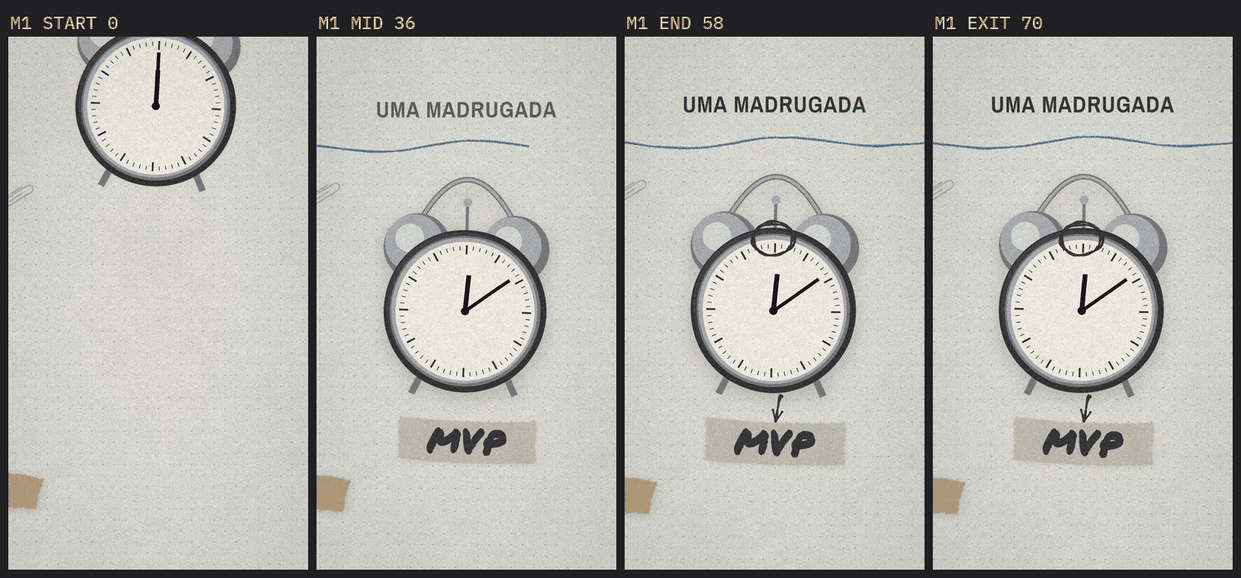
#> input picture .claude/skills/topclip-motion/exemplo/receitas/M1_mesa-de-pesquisa.png, 1241 x 578 px; its folder holds only this picture in this run
$ python -i motor.py   (imports and definitions only)
#> lines starting #> are read from the running program, lines starting #| are printed output that depends on the picture
#!/usr/bin/env python3
"""
motor — motor de composicao da identidade TOPCLIP PAPEL para motion sobre footage.

Principio: tudo que precisa ser ANIMADO e procedural e aceita `progress` (0..1).
Assim o estado MID de uma cena e renderizavel sem regerar imagem.

Camadas de um frame, de baixo para cima:
    BG_PAPER -> CTX_PAPERS -> HERO -> LABEL -> ANNOTATION -> PROP_FOREGROUND -> FINISH
"""
import math
import sys
from contextlib import contextmanager
from pathlib import Path
import numpy as np
import cv2
from PIL import Image, ImageDraw, ImageFont, ImageFilter, ImageChops, ImageEnhance

W, H = 1080, 1920

# ---------------------------------------------------------------- paleta
PAPER      = (217, 216, 209)
PAPER_LIGHT= (244, 240, 232)
INK        = ( 55,  54,  57)
CHARCOAL   = ( 41,  41,  43)
YELLOW     = (219, 214,  83)
BLUE       = ( 46, 130, 247)
RED        = (201,  72,  80)
TAPE       = (191, 187, 174)

# ---------------------------------------------------------------- fontes
# ---------------------------------------------------------------- fontes
# A identidade TOPCLIP PAPEL viaja com as fontes. As do macOS (DIN Condensed, Bradley Hand,
# Helvetica Neue) NAO podem ser redistribuidas, entao a identidade estaria presa a uma
# maquina. Estas cinco sao de licenca livre e cobrem as cinco funcoes tipograficas
# da identidade. Ficam em `fontes/`, ao lado da lib.
def _fontes_dir():
    here = Path(__file__).resolve().parent
    for c in (here / "fontes", here.parent / "fontes", here.parent / "lib" / "fontes"):
        if c.is_dir():
            return c
#> further down, picture is the input picture: PIL image 1241x578 P; mean R, G, B 183, 182.6, 176.8
    raise FileNotFoundError(
        "Pasta `fontes/` nao encontrada. Copie-a da skill para junto de motor.py — "
        "a identidade TOPCLIP PAPEL depende dela.")


# [1 line that did not run here, left out]
# [1 line that did not run here, left out]
# [1 line that did not run here, left out]
# [1 line that did not run here, left out]
# [1 line that did not run here, left out]
# [1 line that did not run here, left out]
# [1 line that did not run here, left out]
# Tipografia da frase de impacto, tirada das referencias: um grotesco BLACK carrega a
# palavra-chave (mais encorpado que Inter 700) e uma serifa italica de alto contraste
# faz o contraponto. Inter fica para a linha de apoio.
# [1 line that did not run here, left out]
# [1 line that did not run here, left out]

# Fontes variaveis precisam do eixo travado, senao o PIL usa a instancia padrao —
# Archivo Narrow abriria em Regular onde a identidade pede peso 700.
# [2 lines that did not run here, left out]


_font_cache = {}


# [284 lines left out: functions font, _walk, rotate_anchor, smooth_path, jitter, stroke and 6 more, not called in this run]


# ---------------------------------------------------------------- glifos
# Glifos que a fonte TEM mas desenha errado — o FreeType nao acusa nada, o texto sai e
# so o olho pega. Medido no Permanent Marker (fonte toda em caixa-alta): "1ª" sai como
# "1A" e o "≈" aponta para o desenho de um "i", um traco vertical. Na run do clip-010
# os rotulos "1ª..4ª" foram ao laudo como "1A..4A".
# [7 lines that did not run here, left out]
# O que o motor sabe DESENHAR quando a fonte nao tem: o texto continua uma string so,
# e o caractere sai como traco de caneta no lugar dele (ver hand_approx).
_DESENHA = {"≈"}

_glifo_cache = {}
_avisados = set()
# Os workers do render paralelo ligam isto: o aviso ja apareceu nos estados (compose.py)
# e repetido por processo vira ruido.
SILENCIO = False


# [56 lines left out: functions _mascara, glifo, glifos_problema, _avisa_glifos, not called in this run]


def _desenhado(fontpath, ch):
    return ch in _DESENHA and glifo(fontpath, ch) != "ok"


# [221 lines left out: functions _avanco, _approx_paths, _draw_approx, hand_approx, hand_stroke, _bloco and 5 more, not called in this run]


_ink_cache = {}


# [49 lines left out: functions ink_bbox, ink_span, not called in this run]


# ---------------------------------------------------------------- objetos
# ---------------------------------------------------------------- boil
_noise = {}


# [59 lines left out: functions _field, boil, boil_full, not called in this run]


# Quanto cada classe aguenta, medido: acima disso o objeto DERRETE, que o guia de
# estilo proibe. Tinta desenhada aguenta o dobro do que um objeto fotografado.
# Multiplicador global. Calibrar o boil inteiro mexendo num numero so.
BOIL_SCALE = 1.0

BOIL_PRESETS = {
    "obj":    dict(amount=3.0, size=110, complexity=1),   # objeto fotografado
    "paper":  dict(amount=4.0, size=95,  complexity=1),   # papel, cartao, fita
    "type":   dict(amount=2.0, size=130, complexity=1),   # tipografia editorial
    "ink":    dict(amount=6.0, size=75,  complexity=2),   # marcador e anotacao
    # Tipografia de impacto: ruido FINO. O preset "ink" tem ruido grosso e deforma a
    # FORMA da letra; aqui a ideia e erodir a BORDA, como tinta em papel aspero — e o
    # que da o aspecto impresso do "DOCUMENTARIES" da referencia.
    "print":  dict(amount=3.0, size=22,  complexity=2),
}

# O frame corrente. E estado implicito de proposito: sem ele, cada uma das ~50 chamadas
# de desenho precisaria carregar o frame, e uma cena nova nasceria sem boil por
# esquecimento. `boil_ctx(frame)` no topo de cada build_M# liga tudo.
_BOIL = {"frame": None}


def boil_ctx(frame):
    _BOIL["frame"] = frame


# [97 lines left out: functions _auto_boil, load_cutout, rough_edge, contact_shadow, place, ink_center, not called in this run]


def centered(layer, cx, cy):
    return (int(cx - layer.width / 2), int(cy - layer.height / 2))


# ---------------------------------------------------------------- relogio
# [14 lines left out: function clock_hands, not called in this run]


# ---------------------------------------------------------------- acabamento
def finish(img, grain=0.055, vignette=0.05, chroma=1.0, sat=0.92, seed=11):
    """Grao + vinheta + aberracao cromatica. Aplicado ao CONJUNTO, nunca por objeto."""
#> called with grain = 0.055, vignette = 0.05, chroma = 1, sat = 0.92, seed = 11
    im = img.convert("RGB")
    if sat != 1.0:
        im = ImageEnhance.Color(im).enhance(sat)
    if chroma > 0:
        # Deslocamento RADIAL, nulo no centro e maximo nas bordas — e assim que lente
        # real se comporta. O deslocamento horizontal uniform franjava TODA letra de
        # vermelho e ciano, inclusive a manchete: lia como erro de render.
        arr = np.asarray(im, dtype=np.float32)
        h, w = arr.shape[:2]
#> h = 578; w = 1241
        yy, xx = np.mgrid[0:h, 0:w].astype(np.float32)
        cx, cy = w / 2.0, h / 2.0
#> cx = 620.5; cy = 289
        nx, ny = (xx - cx) / cx, (yy - cy) / cy
        rad = np.sqrt(nx * nx + ny * ny)
        k = chroma * np.clip((rad - 0.35) / 0.85, 0, 1) ** 2
        out = arr.copy()
        for ch, sgn in ((0, 1.0), (2, -1.0)):
            sx = np.clip(xx + sgn * k * nx * 2.0, 0, w - 1)
            sy = np.clip(yy + sgn * k * ny * 2.0, 0, h - 1)
            out[..., ch] = cv2.remap(arr[..., ch], sx, sy,
                                     cv2.INTER_LINEAR, borderMode=cv2.BORDER_REPLICATE)
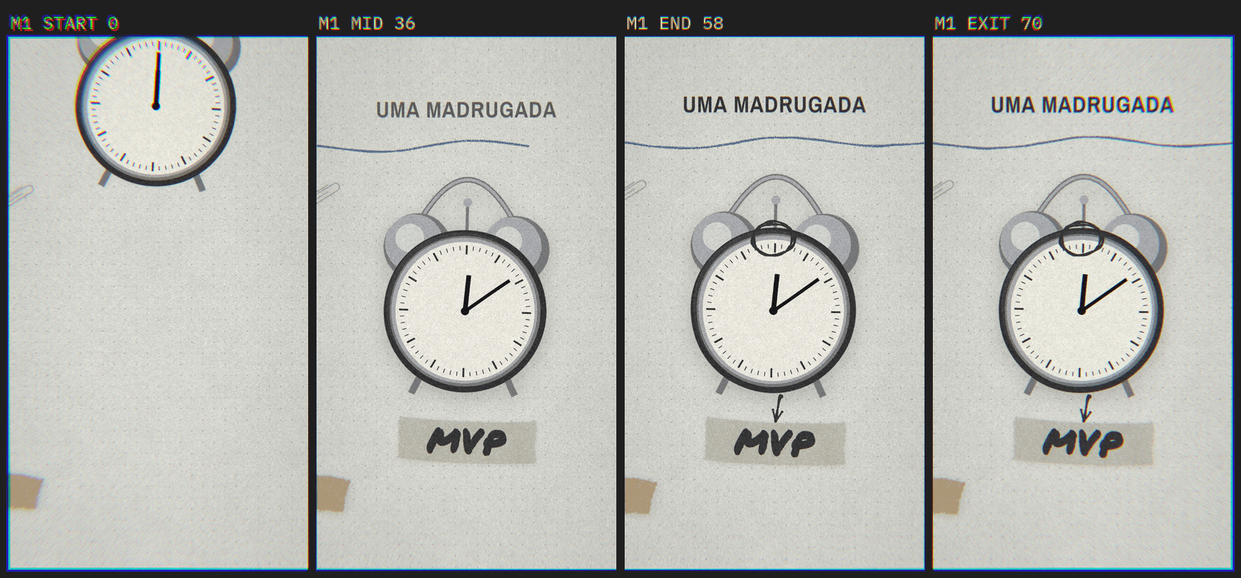
#> out: shape (578, 1241, 3) float32; mean R, G, B 181.2, 182, 177.7
        im = Image.fromarray(np.clip(out, 0, 255).astype(np.uint8))
    if grain > 0:
        # Semente POR FRAME: grao identico em todos os frames le como sujeira de lente
        # colada na tela. Grao de filme cintila.
        #
        # MAS ruido branco por pixel e INCOMPRESSIVEL: sem correlacao entre frames o
        # x264 nao consegue prever nada e os planos de motion foram para 120 Mbps,
        # contra 4 Mbps do resto do clipe. Grao real tem TAMANHO — borrar o campo de
        # ruido devolve a compressibilidade e ainda fica mais parecido com filme.
        rng = np.random.default_rng(int(seed))
        n = rng.normal(0, 255 * grain * 1.7, (im.height, im.width)).astype(np.float32)
        n = cv2.GaussianBlur(n, (0, 0), 0.9)
        arr = np.clip(np.asarray(im, dtype=np.float32) + n[..., None], 0, 255)
        im = Image.fromarray(arr.astype(np.uint8))
    if vignette > 0:
        yy, xx = np.mgrid[0:im.height, 0:im.width]
        cx, cy = im.width / 2, im.height / 2
        dist = np.sqrt(((xx - cx) / cx) ** 2 + ((yy - cy) / cy) ** 2)
        v = np.clip(1 - vignette * np.clip(dist - 0.55, 0, None) / 0.75, 0, 1)[..., None]
        im = Image.fromarray((np.asarray(im, dtype=float) * v).astype(np.uint8))
    return im.convert("RGBA")


def canvas(size=(W, H), color=PAPER):
    return Image.new("RGBA", size, color + (255,))


# [20 lines left out: functions ease, ease_in, ease_draw, not called in this run]

>>> from PIL import Image
>>> picture = Image.open('../exemplo/receitas/M1_mesa-de-pesquisa.png')
>>> result = finish(picture)

$ run again, on .claude/skills/topclip-motion/exemplo/receitas/R1_barras-em-hachura.png
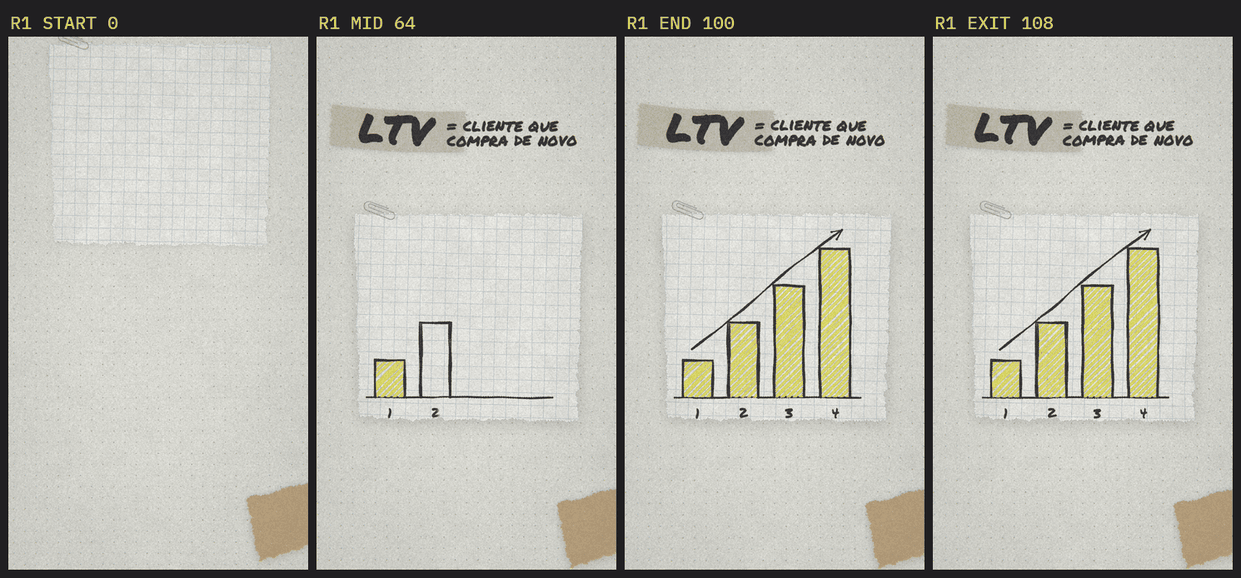
#> input picture .claude/skills/topclip-motion/exemplo/receitas/R1_barras-em-hachura.png, 1241 x 578 px
#> picture is the input picture: PIL image 1241x578 P; mean R, G, B 186.7, 186.2, 178
#> after the loop in finish, `for ch, sgn in ((0, 1.0), (2, -1.0)):`:
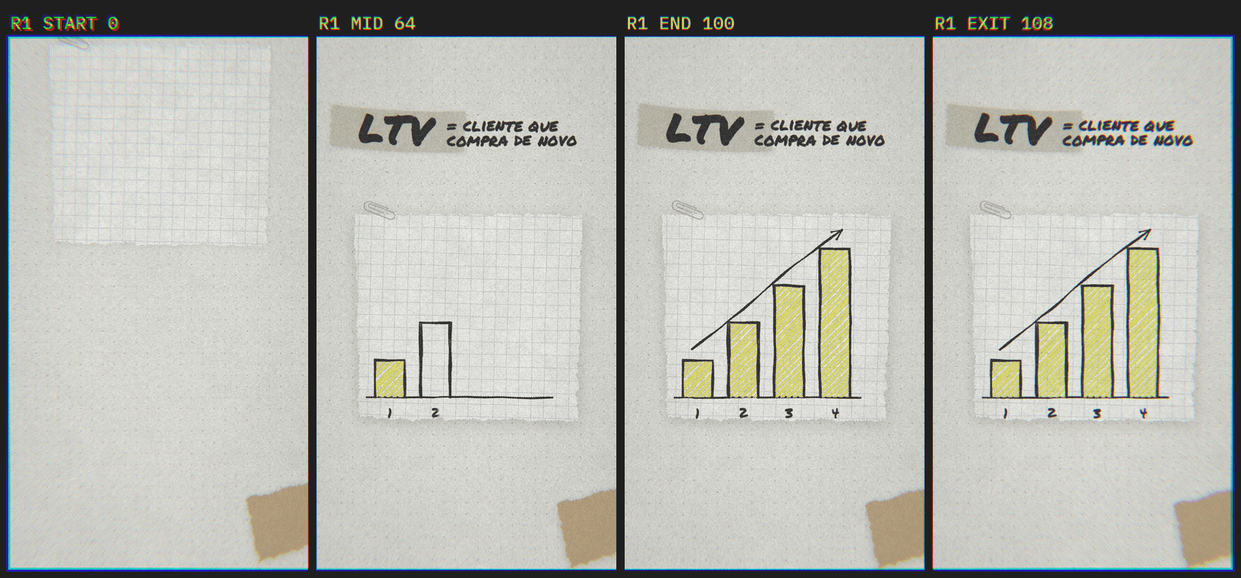
#> out: shape (578, 1241, 3) float32; mean R, G, B 184.8, 185.4, 179.2

$ run again, on .claude/skills/topclip-motion/exemplo/receitas/R2_item-riscado.png
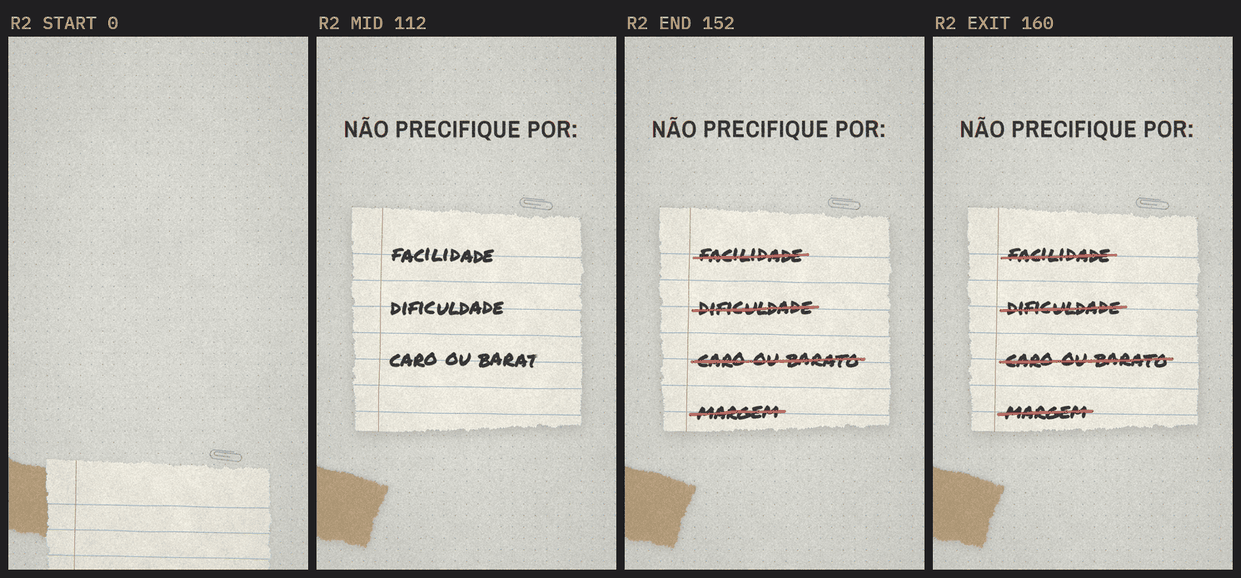
#> input picture .claude/skills/topclip-motion/exemplo/receitas/R2_item-riscado.png, 1241 x 578 px
#> picture is the input picture: PIL image 1241x578 P; mean R, G, B 190.5, 189.1, 181.8
#> after the loop in finish, `for ch, sgn in ((0, 1.0), (2, -1.0)):`:
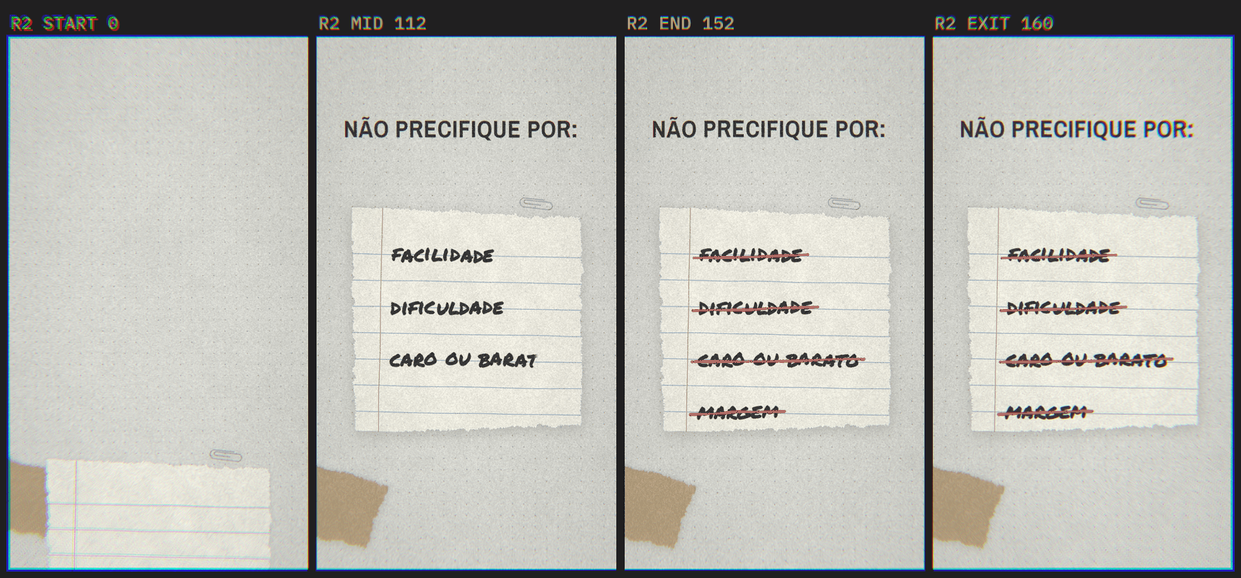
#> out: shape (578, 1241, 3) float32; mean R, G, B 188.6, 188.5, 182.8
